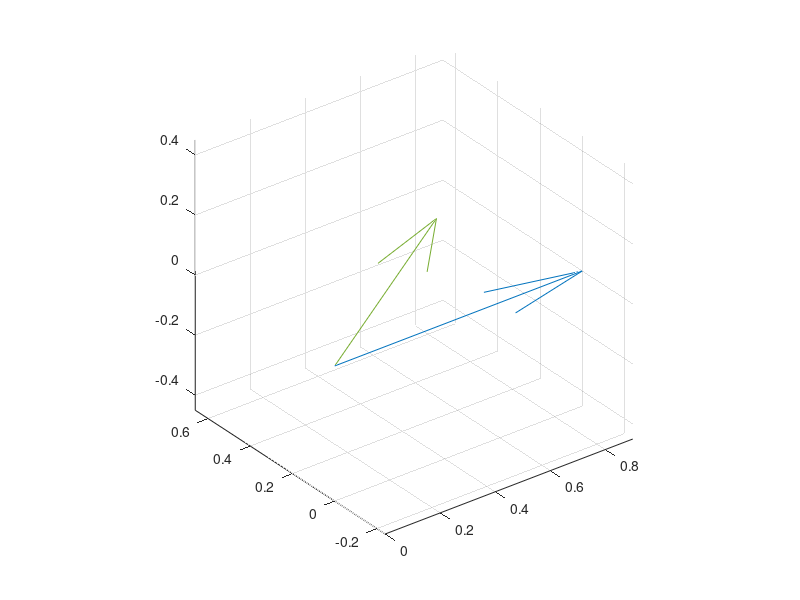

Here is the MATLAB script that generated this plot:
% Walter_Robertson
clear
clc

theta = 32;

e1=[cos(theta) -sin(theta) 0];
e2=[sin(theta) cos(theta) 0];
e3=[0 0 1];

% e1=[a1 b1 c1];
% e2=[a2 b2 c2];
% e3=[a3 b3 c3];

n1=[1 0 0];    % Ox
n2=[0 1 0];    % Oy
n3=[0 0 1];    % Oz

R = [e1; e2; e3];

%{
is the rotation matrix already, when we assume, 
that these are the normalized orthogonal vectors 
of the local coordinate system. To convert between 
the two reference systems all you need is R and R.' 
(as long as the translation is ignored).
%}

% A vector v=[x;y;z] in the global reference system 
x = n1;
y = n2;
z = n3;

v = [x; y; z];
v2 = R*v;

v0 = [1 0 0]';
v1 = R*v0;
% in the local system. Then you can convert it back 
% to the global system by:
% A2 = R.'*R*v;

figure(5)
quiver3(0, 0, 0, v0(1),v0(2),v0(3))
hold on
quiver3(0, 0, 0, v1(1),v1(2),v1(3))
hold off
axis equal
grid on



